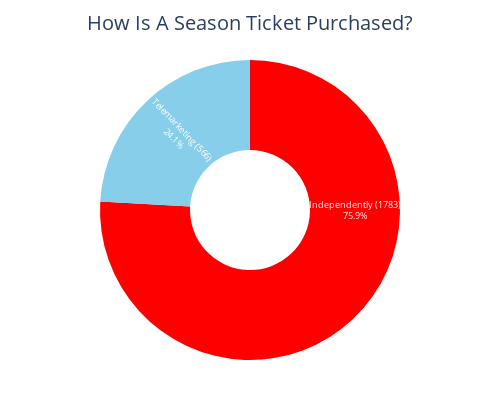

The cell this chart's notebook holds for it:
### Code cell
def plot_purchase_method_pie(df, column='co_purchaser_email'):
    """
    Plots a pie chart of purchase methods (Independently vs Telemarketing).
    """
    # Do not modify original df
    temp_df = df.copy()

    # Vectorized assignment of purchase method
    temp_df['purchase_method'] = np.where(temp_df[column].isna(), 'Independently', 'Telemarketing')

    # Count
    counts = temp_df['purchase_method'].value_counts()

    # Prepare data
    purchase_methods = ['Independently', 'Telemarketing']
    values = [counts.get(method, 0) for method in purchase_methods]
    labels = [f"{method} ({count})" for method, count in zip(purchase_methods, values)]
    colors = ['red', 'skyblue']

    # Plot
    fig = go.Figure(data=[
        go.Pie(
            labels=labels,
            values=values,
            marker=dict(colors=colors),
            hole=0.4,
            textinfo='label+percent',
            textposition='inside',
            insidetextorientation='radial',
            textfont=dict(size=16, color='white')
        )
    ])

    fig.update_layout(
        title=dict(text='How Is A Season Ticket Purchased?', x=0.5, font=dict(size=20)),
        height=400,
        width=500,
        margin=dict(t=60, b=40, l=40, r=40),
        showlegend=False
    )

    fig.show()

# Example call
plot_purchase_method_pie(perc)

### Figure 1 — Plotly figure (JSON) as saved in the notebook; plotly's stock layout.template omitted (floating-point values rounded to 4 significant figures)
{"data": [{"hole": 0.4, "insidetextorientation": "radial", "labels": ["Independently (1783)", "Telemarketing (566)"], "marker": {"colors": ["red", "skyblue"]}, "textfont": {"color": "white", "size": 16}, "textinfo": "label+percent", "textposition": "inside", "type": "pie", "values": [1783, 566]}], "layout": {"height": 400, "margin": {"b": 40, "l": 40, "r": 40, "t": 60}, "showlegend": false, "title": {"font": {"size": 20}, "text": "How Is A Season Ticket Purchased?", "x": 0.5}, "width": 500}}
